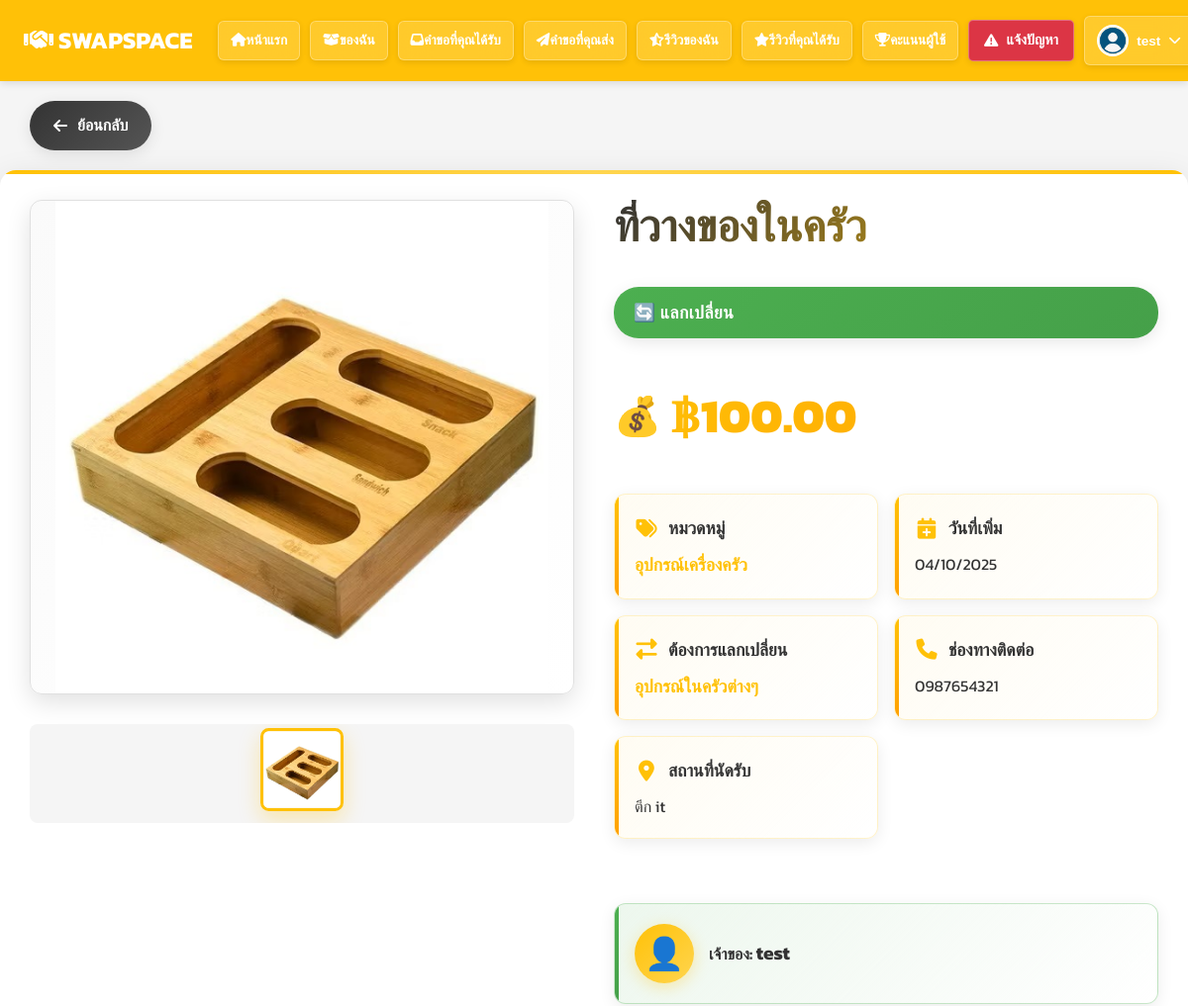
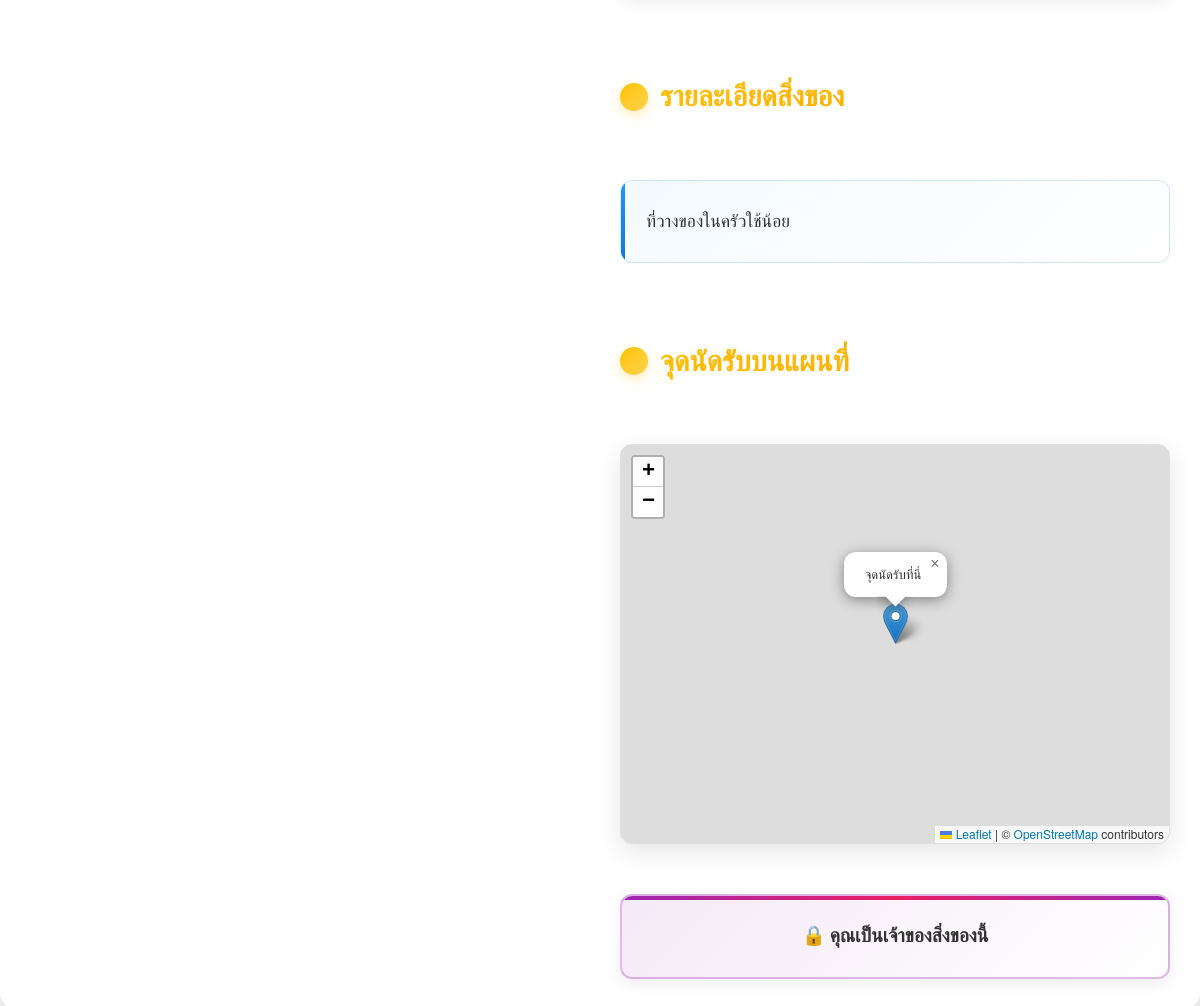
The app's page /user/item_detail.php?id=86 (signed in) with its own data (2 pictures, top to bottom).
### tables this page shows
CREATE TABLE `items` (
  `id` int(11) NOT NULL,
  `name` varchar(100) DEFAULT NULL,
  `category` varchar(50) DEFAULT NULL,
  `price` decimal(10,2) DEFAULT NULL,
  `estimated_price` decimal(10,2) DEFAULT NULL,
  `created_at` timestamp NOT NULL DEFAULT current_timestamp(),
  `owner_id` int(11) NOT NULL,
  `is_available` tinyint(1) DEFAULT 1,
  `description` text DEFAULT NULL,
  `condition_notes` text DEFAULT NULL,
  `purchase_year` int(4) DEFAULT NULL,
  `status` enum('แจกฟรี','แลกเปลี่ยน','ขายราคาถูก') NOT NULL DEFAULT 'แจกฟรี',
  `exchange_for` varchar(255) DEFAULT NULL,
  `contact_name` varchar(100) DEFAULT NULL,
  `contact_info` varchar(255) DEFAULT NULL,
  `location` varchar(255) DEFAULT NULL,
  `latitude` decimal(10,8) DEFAULT NULL,
  `longitude` decimal(11,8) DEFAULT NULL,
  `is_approved` tinyint(1) DEFAULT 0,
  `is_exchanged` tinyint(1) DEFAULT 0
);

CREATE TABLE `users` (
  `id` int(11) NOT NULL,
  `username` varchar(50) DEFAULT NULL,
  `password` varchar(255) DEFAULT NULL,
  `verification_code` varchar(255) DEFAULT NULL,
  `verification_expires` int(11) DEFAULT NULL,
  `fullname` varchar(100) DEFAULT NULL,
  `email` varchar(100) DEFAULT NULL,
  `phone` varchar(20) DEFAULT NULL,
  `address` text DEFAULT NULL,
  `profile_image` varchar(255) DEFAULT NULL,
  `created_at` timestamp NOT NULL DEFAULT current_timestamp(),
  `role` enum('user','admin') NOT NULL DEFAULT 'user',
  `score` int(11) DEFAULT 0,
  `reset_token` varchar(255) DEFAULT NULL
);

### user/item_detail.php (the view, shortened to what this page needs)
<?php
$conn = new mysqli("localhost", "root", "", "item_exchange");
$userId = $_SESSION['user_id'];
$username = $_SESSION['username'];
$stmt = $conn->prepare("SELECT profile_image, score FROM users WHERE id = ?");
$stmt->bind_param("i", $userId);
$stmt->execute();
$result_profile = $stmt->get_result();
$user = $result_profile->fetch_assoc();
$profileImage = (!empty($user['profile_image']) && file_exists("../uploads/profile/" . $user['profile_image']))
    ? "../uploads/profile/" . $user['profile_image']
    : "../uploads/profile/default.png";
$itemId = isset($_GET['id']) ? intval($_GET['id']) : 0;
$stmtItem = $conn->prepare("
    SELECT i.name, i.category, i.created_at, i.description, i.owner_id,
           u.username AS fullname,
           i.status, i.exchange_for, i.contact_info, i.location, i.estimated_price,
           i.latitude, i.longitude
    FROM items i
    JOIN users u ON i.owner_id = u.id
    WHERE i.id = ?
");
$stmtItem->bind_param("i", $itemId);
$stmtItem->execute();
$resultItem = $stmtItem->get_result();
$item = $resultItem->fetch_assoc();
$stmtImg = $conn->prepare("SELECT image FROM item_images WHERE item_id = ?");
$stmtImg->bind_param("i", $itemId);
$stmtImg->execute();
$resultImg = $stmtImg->get_result();
$images = [];
while ($row = $resultImg->fetch_assoc()) {
    $images[] = $row['image'];
}
$myItems = [];
$stmtMyItems = $conn->prepare("
    SELECT id, name
    FROM items
    WHERE owner_id = ?
    AND is_available = 1
    AND is_exchanged = 0
");
$stmtMyItems->bind_param("i", $userId);
$stmtMyItems->execute();
$resultMyItems = $stmtMyItems->get_result();
while ($row = $resultMyItems->fetch_assoc()) {
    $myItems[] = $row;
}
?>
<!DOCTYPE html>
<html lang="th">
<head>
    <link rel="stylesheet" href="https://unpkg.com/leaflet/dist/leaflet.css" />
    <link rel="stylesheet" href="https://cdnjs.cloudflare.com/ajax/libs/font-awesome/6.5.0/css/all.min.css" />
</head>
<body>
<header>
    <div class="header-left">
        <strong><i class="fas fa-handshake"></i> SWAPSPACE</strong>
        <nav>
            <a href="main.php"><i class="fas fa-home"></i> หน้าแรก</a>
            <a href="my_items.php"><i class="fas fa-box-open"></i> ของฉัน</a>
            <a href="exchange_requests_received.php" class="nav-link-with-badge">
                <i class="fas fa-inbox"></i> คำขอที่คุณได้รับ
            </a>
            <a href="exchange_requests_sent.php"><i class="fas fa-paper-plane"></i> คำขอที่คุณส่ง</a>
            <a href="my_reviews.php"><i class="fas fa-star-half-alt"></i> รีวิวของฉัน</a>
            <a href="reviews_received.php"><i class="fas fa-star"></i> รีวิวที่คุณได้รับ</a>
            <a href="leaderboard.php"><i class="fas fa-trophy"></i> คะแนนผู้ใช้</a>
            <a href="report_issue.php" class="report-button">
                <i class="fas fa-exclamation-triangle"></i> แจ้งปัญหา
            </a>
            <div class="profile-dropdown">
                <button class="profile-button" onclick="toggleProfileDropdown()">
                    <img src="<?php echo htmlspecialchars($profileImage); ?>" alt="รูปโปรไฟล์">
                    <span><?php echo htmlspecialchars($username); ?></span>
                    <i class="fas fa-chevron-down"></i>
                </button>
            </div>
        </nav>
    </div>
</header>
<div class="back-button-wrapper">
    <a href="javascript:history.back()" class="back-button">
        <i class="fas fa-arrow-left"></i> ย้อนกลับ
    </a>
</div>
<div class="container">
    <div class="product-media">
    <?php if (count($images) > 0): ?>
        <img id="mainImage" src="../uploads/item/<?php echo htmlspecialchars($images[0]); ?>" class="main-image-display" alt="รูปสิ่งของ">
        <div class="thumbnail-images">
            <?php foreach ($images as $index => $img): ?>
                <img src="../uploads/item/<?php echo htmlspecialchars($img); ?>"
                     onclick="changeMainImage(this)"
                     class="<?php echo ($index === 0) ? 'active' : ''; ?>">
            <?php endforeach; ?>
        </div>
    <?php else: ?>
        <img src="https://via.placeholder.com/450x450?text=No+Image" class="main-image-display" alt="ไม่มีรูปภาพ">
        <p style="text-align: center; color: var(--light-text-color);">ยังไม่มีรูปภาพสำหรับสิ่งของนี้</p>
    <?php endif; ?>
    </div>
    <div class="product-details">
    <h1 class="product-title"><?php echo htmlspecialchars($item['name']); ?></h1>
    <?php if (!empty($item['status'])): ?>
        <div class="status-badge <?php echo htmlspecialchars($item['status']); ?>">
            <?php
            $statusIcon = '';
            switch($item['status']) {
                case 'แลกเปลี่ยน': $statusIcon = '🔄'; break;
            }
            echo $statusIcon . ' ' . htmlspecialchars($item['status']);
            ?>
        </div>
    <?php endif; ?>
    <?php if (!empty($item['estimated_price']) && $item['estimated_price'] > 0): ?>
        <div class="price-display">
            ฿<?php echo number_format($item['estimated_price'], 2); ?>
        </div>
    <?php endif; ?>
    <div class="info-cards-grid">
        <div class="info-card">
            <div class="info-card-header">
                <i class="fas fa-tags"></i>
                หมวดหมู่
            </div>
            <div class="info-card-content highlight">
                <?php echo htmlspecialchars($item['category']); ?>
            </div>
        </div>
        <div class="info-card">
            <div class="info-card-header">
                <i class="fas fa-calendar-plus"></i>
                วันที่เพิ่ม
            </div>
            <div class="info-card-content">
                <?php echo date("d/m/Y", strtotime($item['created_at'])); ?>
            </div>
        </div>
        <?php if (!empty($item['exchange_for'])): ?>
        <div class="info-card">
            <div class="info-card-header">
                <i class="fas fa-exchange-alt"></i>
                ต้องการแลกเปลี่ยน
            </div>
            <div class="info-card-content highlight">
                <?php echo htmlspecialchars($item['exchange_for']); ?>
            </div>
        </div>
        <?php endif; ?>
        <?php if (!empty($item['contact_info'])): ?>
        <div class="info-card">
            <div class="info-card-header">
                <i class="fas fa-phone"></i>
                ช่องทางติดต่อ
            </div>
            <div class="info-card-content">
                <?php echo htmlspecialchars($item['contact_info']); ?>
            </div>
        </div>
        <?php endif; ?>
        <?php if (!empty($item['location'])): ?>
        <div class="info-card">
            <div class="info-card-header">
                <i class="fas fa-map-marker-alt"></i>
                สถานที่นัดรับ
            </div>
            <div class="info-card-content">
                <?php echo htmlspecialchars($item['location']); ?>
            </div>
        </div>
        <?php endif; ?>
    </div>
    <div class="owner-info">
        <div class="owner-avatar">
            👤
        </div>
        <div>
            <strong>เจ้าของ:</strong>
            <span class="username"><?php echo htmlspecialchars($item['fullname']); ?></span>
        </div>
    </div>
    <?php if (!empty($item['description'])): ?>
        <h3 class="section-header">
            <i class="fas fa-file-alt"></i>
            รายละเอียดสิ่งของ
        </h3>
        <div class="description-section">
            <p><?php echo nl2br(htmlspecialchars($item['description'])); ?></p>
        </div>
    <?php endif; ?>
    <?php if (!empty($item['latitude']) && !empty($item['longitude'])): ?>
        <h3 class="section-header">
            <i class="fas fa-map-marked-alt"></i>
            จุดนัดรับบนแผนที่
        </h3>
        <div id="map"></div>
    <?php endif; ?>
    <?php if ($item['owner_id'] != $userId): ?>
        <div class="exchange-form">
            <form method="post">
                <?php if ($item['status'] === 'ขายราคาถูก' || $item['status'] === 'แจกฟรี'): ?>
                    <button type="submit">
                        <?php if ($item['status'] === 'แจกฟรี'): ?>
                            🎁 ส่งคำขอ
                        <?php else: ?>
                            🛒 ส่งคำขอซื้อ
                        <?php endif; ?>
                    </button>
                    <input type="hidden" name="my_item_id" value="0">
                <?php elseif ($item['status'] === 'แลกเปลี่ยน'): ?>
                    <label for="my_item_id">เลือกของของคุณเพื่อแลกเปลี่ยน:</label>
                    <select name="my_item_id" id="my_item_id" required>
                        <option value="">-- เลือกของของคุณ --</option>
                        <?php
                        if (!empty($myItems)):
                            foreach ($myItems as $myItem): ?>
                                <option value="<?php echo htmlspecialchars($myItem['id']); ?>">
                                    <?php echo htmlspecialchars($myItem['name']); ?>
                                </option>
                        <?php endforeach;
                        endif; ?>
                    </select>
                    <button type="submit">📤 ส่งคำขอแลกเปลี่ยน</button>
                <?php endif; ?>
            </form>
        </div>
    <?php else: ?>
        <p class="owner-message">🔒 คุณเป็นเจ้าของสิ่งของนี้</p>
    <?php endif; ?>
    </div>
</div>
</body>
</html>

### records on screen
items: name "ที่วางของในครัว", status "🔄", status "แลกเปลี่ยน", estimated_price "100.00", category "อุปกรณ์เครื่องครัว", created_at "04/10/2025", exchange_for "อุปกรณ์ในครัวต่างๆ", contact_info "0987654321", location "ตึก it", owner.username "test", description "ที่วางของในครัวใช้น้อย"

### other values on screen
$username "test"
